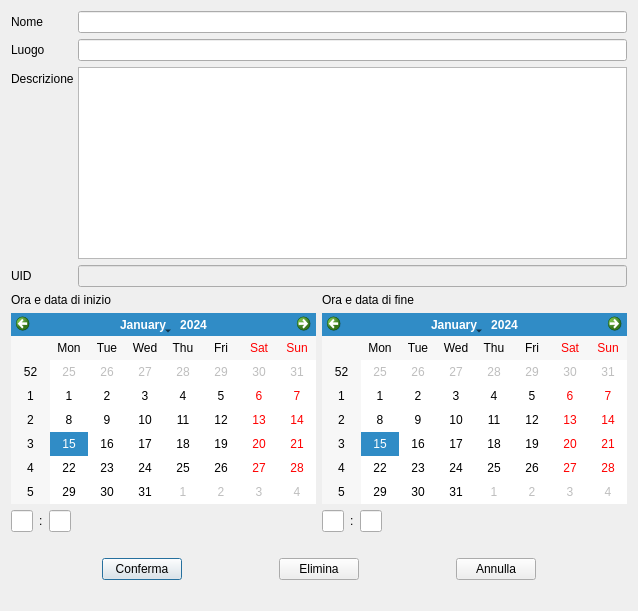
<?xml version="1.0" encoding="UTF-8"?>
<ui version="4.0">
 <class>EventDialog</class>
 <widget class="QDialog" name="EventDialog">
  <property name="geometry">
   <rect>
    <x>0</x>
    <y>0</y>
    <width>638</width>
    <height>611</height>
   </rect>
  </property>
  <property name="windowTitle">
   <string>Gestione evento</string>
  </property>
  <layout class="QGridLayout" name="gridLayout_3">
   <item row="0" column="0">
    <layout class="QVBoxLayout" name="_2">
     <item>
      <layout class="QFormLayout" name="loginForm">
       <property name="fieldGrowthPolicy">
        <enum>QFormLayout::AllNonFixedFieldsGrow</enum>
       </property>
       <property name="rowWrapPolicy">
        <enum>QFormLayout::DontWrapRows</enum>
       </property>
       <property name="horizontalSpacing">
        <number>4</number>
       </property>
       <item row="0" column="0">
        <widget class="QLabel" name="summaryLabel">
         <property name="text">
          <string>Nome</string>
         </property>
        </widget>
       </item>
       <item row="0" column="1">
        <widget class="QLineEdit" name="summaryLine"/>
       </item>
       <item row="1" column="0">
        <widget class="QLabel" name="locationLabel">
         <property name="text">
          <string>Luogo</string>
         </property>
        </widget>
       </item>
       <item row="1" column="1">
        <widget class="QLineEdit" name="locationLine">
         <property name="echoMode">
          <enum>QLineEdit::Password</enum>
         </property>
        </widget>
       </item>
       <item row="2" column="0">
        <widget class="QLabel" name="descriptionLabel">
         <property name="text">
          <string>Descrizione</string>
         </property>
        </widget>
       </item>
       <item row="2" column="1">
        <widget class="QTextEdit" name="descriptionText"/>
       </item>
       <item row="3" column="0">
        <widget class="QLabel" name="uidLabel">
         <property name="text">
          <string>UID</string>
         </property>
        </widget>
       </item>
       <item row="3" column="1">
        <widget class="QLineEdit" name="uidLine">
         <property name="enabled">
          <bool>false</bool>
         </property>
         <property name="readOnly">
          <bool>false</bool>
         </property>
        </widget>
       </item>
      </layout>
     </item>
     <item>
      <layout class="QGridLayout" name="gridLayout">
       <item row="1" column="0">
        <widget class="QCalendarWidget" name="calendarWidget"/>
       </item>
       <item row="1" column="1">
        <widget class="QCalendarWidget" name="calendarWidget_2"/>
       </item>
       <item row="0" column="0">
        <widget class="QLabel" name="startingLabel">
         <property name="text">
          <string>Ora e data di inizio</string>
         </property>
        </widget>
       </item>
       <item row="0" column="1">
        <widget class="QLabel" name="endingLabel">
         <property name="text">
          <string>Ora e data di fine</string>
         </property>
        </widget>
       </item>
       <item row="2" column="0">
        <layout class="QHBoxLayout" name="horizontalLayout_2">
         <item>
          <widget class="QLineEdit" name="startingHoursLine"/>
         </item>
         <item>
          <widget class="QLabel" name="colonLabel">
           <property name="text">
            <string>:</string>
           </property>
          </widget>
         </item>
         <item>
          <widget class="QLineEdit" name="startingMinutesLine"/>
         </item>
         <item>
          <spacer name="horizontalSpacer_11">
           <property name="orientation">
            <enum>Qt::Horizontal</enum>
           </property>
           <property name="sizeType">
            <enum>QSizePolicy::Maximum</enum>
           </property>
           <property name="sizeHint" stdset="0">
            <size>
             <width>350</width>
             <height>20</height>
            </size>
           </property>
          </spacer>
         </item>
        </layout>
       </item>
       <item row="2" column="1">
        <layout class="QHBoxLayout" name="horizontalLayout_3">
         <item>
          <widget class="QLineEdit" name="endingHoursLine"/>
         </item>
         <item>
          <widget class="QLabel" name="colonLabel_2">
           <property name="text">
            <string>:</string>
           </property>
          </widget>
         </item>
         <item>
          <widget class="QLineEdit" name="endingHoursLine_2"/>
         </item>
         <item>
          <spacer name="horizontalSpacer_12">
           <property name="orientation">
            <enum>Qt::Horizontal</enum>
           </property>
           <property name="sizeType">
            <enum>QSizePolicy::Maximum</enum>
           </property>
           <property name="sizeHint" stdset="0">
            <size>
             <width>350</width>
             <height>20</height>
            </size>
           </property>
          </spacer>
         </item>
        </layout>
       </item>
      </layout>
     </item>
     <item>
      <spacer name="verticalSpacer">
       <property name="orientation">
        <enum>Qt::Vertical</enum>
       </property>
       <property name="sizeType">
        <enum>QSizePolicy::Minimum</enum>
       </property>
       <property name="sizeHint" stdset="0">
        <size>
         <width>10</width>
         <height>20</height>
        </size>
       </property>
      </spacer>
     </item>
     <item>
      <layout class="QHBoxLayout" name="horizontalLayout">
       <item>
        <spacer name="horizontalSpacer_2">
         <property name="orientation">
          <enum>Qt::Horizontal</enum>
         </property>
         <property name="sizeHint" stdset="0">
          <size>
           <width>40</width>
           <height>20</height>
          </size>
         </property>
        </spacer>
       </item>
       <item>
        <widget class="QPushButton" name="confirmButton">
         <property name="text">
          <string>Conferma</string>
         </property>
        </widget>
       </item>
       <item>
        <spacer name="horizontalSpacer">
         <property name="orientation">
          <enum>Qt::Horizontal</enum>
         </property>
         <property name="sizeHint" stdset="0">
          <size>
           <width>40</width>
           <height>20</height>
          </size>
         </property>
        </spacer>
       </item>
       <item>
        <widget class="QPushButton" name="deleteButton">
         <property name="text">
          <string>Elimina</string>
         </property>
        </widget>
       </item>
       <item>
        <spacer name="horizontalSpacer_3">
         <property name="orientation">
          <enum>Qt::Horizontal</enum>
         </property>
         <property name="sizeHint" stdset="0">
          <size>
           <width>40</width>
           <height>20</height>
          </size>
         </property>
        </spacer>
       </item>
       <item>
        <widget class="QPushButton" name="abortButton">
         <property name="text">
          <string>Annulla</string>
         </property>
        </widget>
       </item>
       <item>
        <spacer name="horizontalSpacer_4">
         <property name="orientation">
          <enum>Qt::Horizontal</enum>
         </property>
         <property name="sizeHint" stdset="0">
          <size>
           <width>40</width>
           <height>20</height>
          </size>
         </property>
        </spacer>
       </item>
      </layout>
     </item>
     <item>
      <widget class="QLabel" name="errorMessageLabel">
       <property name="font">
        <font>
         <weight>75</weight>
         <bold>true</bold>
        </font>
       </property>
       <property name="text">
        <string/>
       </property>
      </widget>
     </item>
    </layout>
   </item>
  </layout>
 </widget>
 <resources/>
 <connections/>
</ui>
